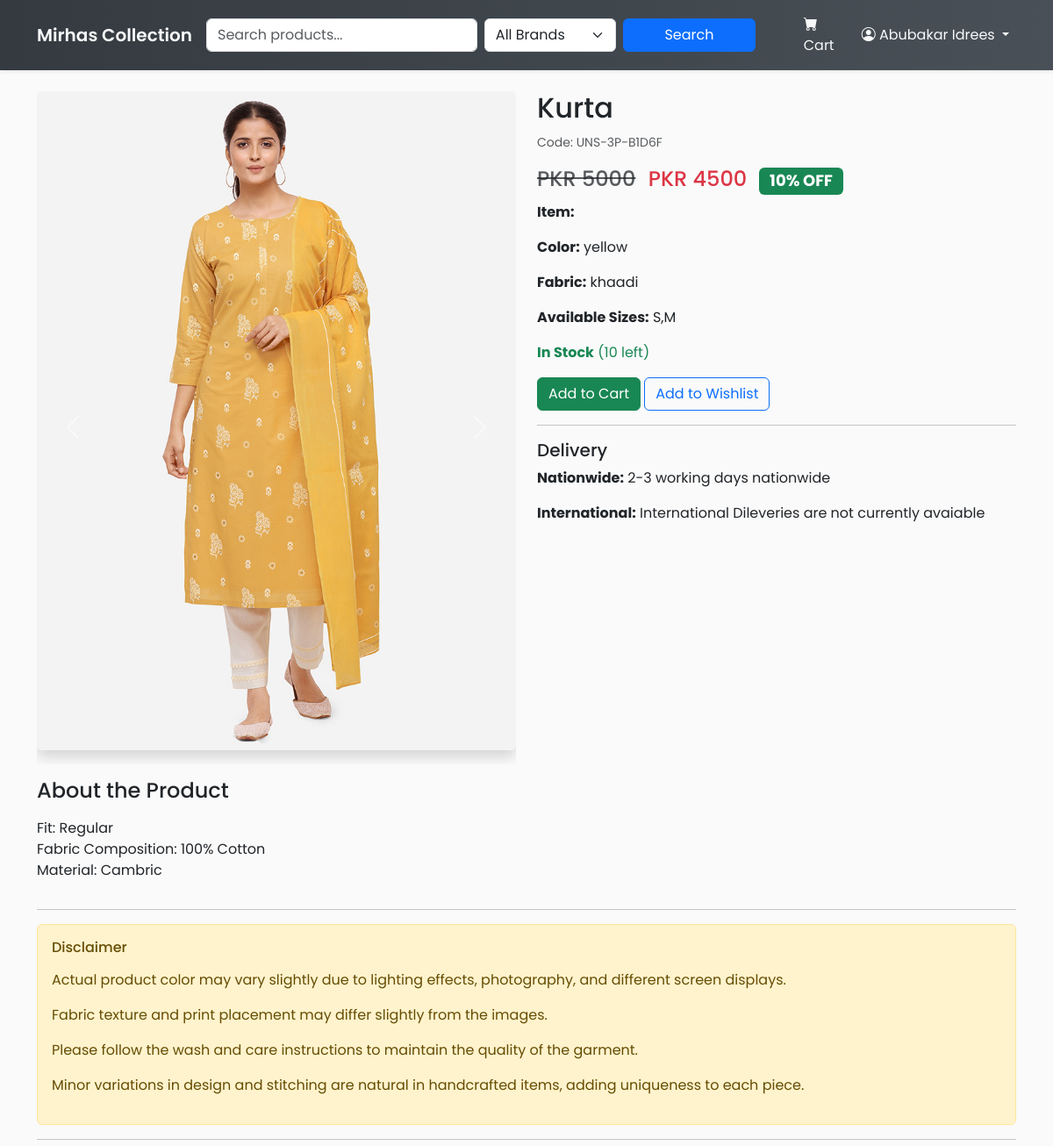
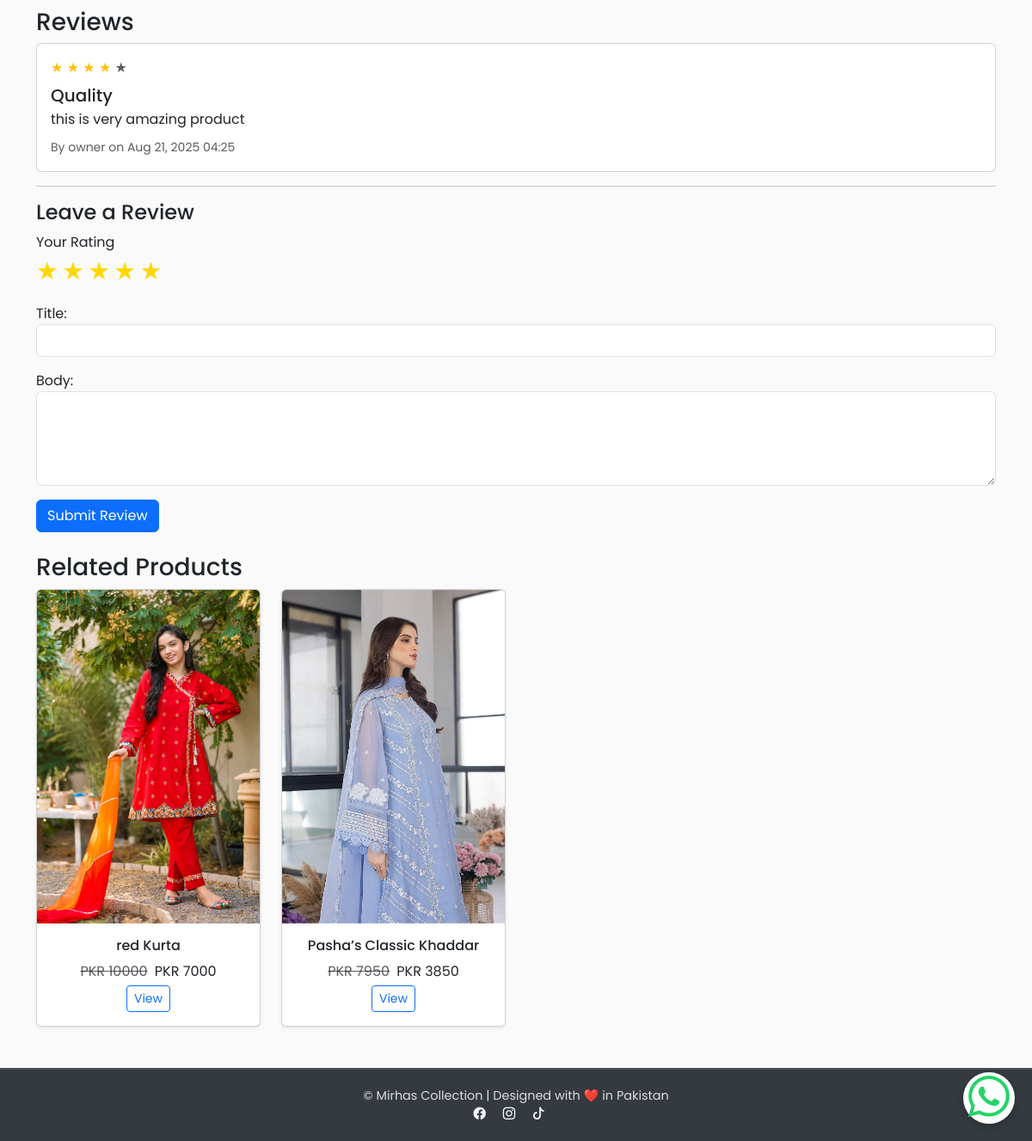
Page /product/kurta/ (signed in) on the committed database (2 pictures, top to bottom).
### store/models.py (models this page shows, shortened)
class Product(models.Model):
    PRODUCT_TYPE_CHOICES = [
        ("stitched", "Stitched"),
        ("unstitched", "Unstitched"),
    ]
    PIECE_TYPE_CHOICES = [
        ("2-piece", "2 Piece"),
        ("3-piece", "3 Piece"),
    ]
    name = models.CharField(max_length=200)
    product_code = models.CharField(
        max_length=30,
        unique=True,
        editable=False,
        blank=True,
        help_text="Auto-generated unique SKU"
    )
    slug = models.SlugField(max_length=220, unique=True, blank=True)
    description = models.TextField(blank=True)
    about_product = models.TextField(blank=True, help_text="Detailed description for 'About the Product'")
    disclaimer = models.TextField(blank=True, help_text="Disclaimer for product")
    price = models.DecimalField(max_digits=10, decimal_places=2)
    discount_price = models.DecimalField(max_digits=10, decimal_places=2, null=True, blank=True)
    percentage_price = models.DecimalField(
        max_digits=5, decimal_places=2, null=True, blank=True,
        help_text="Stores the discount percentage (auto-calculated)"
    )
    product_type = models.CharField(max_length=20, choices=PRODUCT_TYPE_CHOICES, default="unstitched")
    piece_type = models.CharField(max_length=20, choices=PIECE_TYPE_CHOICES, default="3-piece")
    category = models.ForeignKey("Category", on_delete=models.SET_NULL, null=True, blank=True)
    fabric = models.CharField(max_length=100, blank=True, help_text="e.g. Lawn, Cotton, Silk")
    color = models.CharField(max_length=100, blank=True)
    sizes = models.CharField(max_length=100, blank=True, help_text="Comma-separated sizes e.g. S,M,L,XL")
    stock = models.PositiveIntegerField(default=0)
    is_active = models.BooleanField(default=True)
    image1 = models.ImageField(upload_to="products/", blank=True, null=True)
    image2 = models.ImageField(upload_to="products/", blank=True, null=True)
    delivery_nationwide = models.CharField(max_length=100, default="2-3 working days nationwide")
    delivery_international = models.CharField(max_length=100, default="International Dileveries are not currently avaiable")
    created_at = models.DateTimeField(auto_now_add=True)
    class Meta:
        ordering = ['-created_at']
    @property
    def discount_percentage(self):
        return int(self.percentage_price or 0)

class Review(models.Model):
    product = models.ForeignKey(Product, related_name="reviews", on_delete=models.CASCADE)
    user = models.ForeignKey(User, on_delete=models.CASCADE)
    title = models.CharField(max_length=200, blank=True)
    body = models.TextField()
    rating = models.PositiveSmallIntegerField(default=5)  # 1-5 stars
    created_at = models.DateTimeField(auto_now_add=True)

### store/views.py (the view)
# urls.py: path('product/<slug:slug>/', views.product_detail, name='product_detail'),
def product_detail(request, slug):
    product = get_object_or_404(Product, slug=slug, is_active=True)
    reviews = product.reviews.all().order_by("-created_at")
    if request.method == "POST":
        if not request.user.is_authenticated:
            messages.error(request, "You need to log in to leave a review.")
            return redirect("login")
        form = ReviewForm(request.POST)
        if form.is_valid():
            review = form.save(commit=False)
            review.product = product
            review.user = request.user
            review.save()
            messages.success(request, "Review added successfully!")
            return redirect("product_detail", slug=slug)
    else:
        form = ReviewForm()
    related_products = Product.objects.filter(
        category=product.category, is_active=True
    ).exclude(id=product.id)[:4]
    return render(request, "store/product_detail.html", {
        "product": product,
        "reviews": reviews,
        "form": form,
        "related_products": related_products,
    })

### store/forms.py
class ReviewForm(forms.ModelForm):
    class Meta:
        model = Review
        fields = ['rating', 'title', 'body']
        widgets = {
            'rating': forms.HiddenInput(),  # ⭐ use hidden field, JS will set the value
            'title': forms.TextInput(attrs={'class': 'form-control'}),
            'body': forms.Textarea(attrs={'class': 'form-control', 'rows': 4}),
        }

### store/templates/store/product_detail.html (shortened to what this page needs)
{% extends 'base.html' %}
{% block content %}
<div class="row">
  <div class="col-md-6">
    {% if product.image1 %}
      <div id="productCarousel{{ product.id }}" class="carousel slide" data-bs-ride="carousel">
  <div class="carousel-inner">
    {% if product.image1 %}
    <div class="carousel-item active">
      <img src="{{ product.image1.url }}" class="d-block w-100 img-fluid rounded shadow mb-3" alt="{{ product.name }}">
    </div>
    {% endif %}
  </div>
  <button class="carousel-control-prev" type="button" data-bs-target="#productCarousel{{ product.id }}" data-bs-slide="prev">
    <span class="carousel-control-prev-icon" aria-hidden="true"></span>
  </button>
  <button class="carousel-control-next" type="button" data-bs-target="#productCarousel{{ product.id }}" data-bs-slide="next">
    <span class="carousel-control-next-icon" aria-hidden="true"></span>
  </button>
</div>
 {% endif %}
    <div class="mt-3">
      <h4>About the Product</h4>
      <p>{{ product.about_product|linebreaks }}</p>
    </div>
  </div>
  <div class="col-md-6">
    <h2>{{ product.name }}</h2>
    <p><small class="text-muted">Code: {{ product.product_code }}</small></p>
    <h4>
      {% if product.discount_price %}
        <span class="text-muted text-decoration-line-through">PKR {{ product.price|floatformat:0 }}</span>
        <span class="text-danger ms-2">PKR {{ product.discount_price|floatformat:0 }}</span>
        <span class="badge bg-success ms-2">{{ product.discount_percentage }}% OFF</span>
      {% else %}
        <span class="text-dark">PKR {{ product.price|floatformat:0 }}</span>
      {% endif %}
    </h4>
    <p><strong>Item:</strong> {{ product.get_suit_type_display }}</p>
    {% if product.color %}<p><strong>Color:</strong> {{ product.color }}</p>{% endif %}
    {% if product.fabric %}<p><strong>Fabric:</strong> {{ product.fabric }}</p>{% endif %}
    {% if product.sizes %}<p><strong>Available Sizes:</strong> {{ product.sizes }}</p>{% endif %}
    {% if product.stock > 0 %}
      <p class="text-success"><strong>In Stock</strong> ({{ product.stock }} left)</p>
    {% else %}
      <p class="text-danger"><strong>Out of Stock</strong></p>
    {% endif %}
    <a href="{% url 'add_to_cart' product.id %}" class="btn btn-success">Add to Cart</a>
    <a href="{% url 'add_to_wishlist' product.id %}" class="btn btn-outline-primary">Add to Wishlist</a>
    <hr>
    <h5>Delivery</h5>
    <p><strong>Nationwide:</strong> {{ product.delivery_nationwide }}</p>
    <p><strong>International:</strong> {{ product.delivery_international }}</p>
  </div>
</div>
<hr>
<div class="alert alert-warning mt-3">
  <h6>Disclaimer</h6>
  <p>{{ product.disclaimer|linebreaks }}</p>
</div>
<hr>
<h3>Reviews</h3>
{% for review in reviews %}
  <div class="card mb-2">
    <div class="card-body">
      <div class="mb-2">
        {% for _ in "12345" %}
          {% if forloop.counter <= review.rating %}
            <span class="text-warning">&#9733;</span>
          {% else %}
            <span class="text-muted">&#9733;</span>
          {% endif %}
        {% endfor %}
      </div>
      <h5 class="mb-1">{{ review.title }}</h5>
      <p class="mb-2">{{ review.body }}</p>
      <small class="text-muted">
        By {{ review.user.username }} on {{ review.created_at|date:"M d, Y H:i" }}
      </small>
    </div>
  </div>
{% empty %}
  <p>No reviews yet. Be the first to review!</p>
{% endfor %}
<hr>
{% if user.is_authenticated %}
  <h4>Leave a Review</h4>
  <form method="post">
    <div class="mb-3">
      <label>Your Rating</label><br>
      <div id="star-rating" class="star-rating">
        {% for _ in "12345" %}
          <span class="star" data-value="{{ forloop.counter }}">&#9733;</span>
        {% endfor %}
      </div>
    </div>
    <div class="mb-3">
      {{ form.title.label_tag }}{{ form.title }}
    </div>
    <div class="mb-3">
      {{ form.body.label_tag }}{{ form.body }}
    </div>
    <button type="submit" class="btn btn-primary">Submit Review</button>
  </form>
{% else %}
  <p><a href="{% url 'login' %}">Log in</a> to leave a review.</p>
{% endif %}
<h3 class="mt-4">Related Products</h3>
<div class="row">
  {% for related in related_products %}
    <div class="col-md-3 col-6 mb-4">
      <div class="card h-100 shadow-sm">
        {% if related.image1 %}
          <a href="{% url 'product_detail' related.slug %}">
            <img src="{{ related.image1.url }}" class="card-img-top" alt="{{ related.name }}">
          </a>
        {% endif %}
        <div class="card-body text-center">
          <h6 class="card-title">{{ related.name|truncatechars:40 }}</h6>
          <p class="mb-1">
            {% if related.discount_price %}
              <span class="text-muted text-decoration-line-through">PKR {{ related.price|floatformat:0 }}</span>
              <span class="ms-1">PKR {{ related.discount_price|floatformat:0 }}</span>
            {% else %}
              PKR {{ related.price|floatformat:0 }}
            {% endif %}
          </p>
          <a href="{% url 'product_detail' related.slug %}" class="btn btn-sm btn-outline-primary">View</a>
        </div>
      </div>
    </div>
  {% empty %}
    <p>No related products available.</p>
  {% endfor %}
</div>
{% endblock %}

### templates/base.html (shortened to what this page needs)
<!doctype html>
<html lang="en">
<head>
    <link href="https://cdn.jsdelivr.net/npm/bootstrap@5.3.0/dist/css/bootstrap.min.css" rel="stylesheet">
    <link rel="stylesheet" href="https://cdn.jsdelivr.net/npm/bootstrap-icons@1.11.3/font/bootstrap-icons.css">
</head>
<body>
    <nav class="navbar navbar-expand-lg navbar-dark shadow-sm sticky-top">
        <div class="container">
            <a class="navbar-brand" href="{% url 'product_list' %}">Mirhas Collection</a>
            <div class="collapse navbar-collapse" id="mainNav">
                <form method="get" class="d-lg-flex my-2 my-lg-0 w-100 me-lg-4">
                    <div class="row g-2 w-100">
                        <div class="col-12 col-md-5 col-lg-6">
                            <input type="text" name="q" value="{{ request.GET.q }}" class="form-control" placeholder="Search products...">
                        </div>
                        <div class="col-12 col-md-4 col-lg-3">
                            <select name="category" class="form-select">
                                <option value="">All Brands</option>
                            </select>
                        </div>
                        <div class="col-12 col-md-3 col-lg-3">
                            <button class="btn btn-primary w-100">Search</button>
                        </div>
                    </div>
                </form>
                <ul class="navbar-nav align-items-center">
                    <li class="nav-item">
                        <a class="nav-link" href="{% url 'view_cart' %}">
                            <i class="bi bi-cart-fill"></i> Cart
                        </a>
                    </li>
                    {% if user.is_authenticated %}
                        <li class="nav-item dropdown">
                            <a class="nav-link dropdown-toggle" href="#" role="button" data-bs-toggle="dropdown">
                                <i class="bi bi-person-circle"></i>
                                {{ user.get_full_name|default:user.username }}
                            </a>
                        </li>
                    {% endif %}
                </ul>
            </div>
        </div>
    </nav>
    <main class="container my-4">
        {% block content %}{% endblock %}
    </main>
    <footer>
        <div class="container">
            <p>&copy; {{ now|date:"Y" }} Mirhas Collection | Designed with ❤️ in Pakistan</p>
            <p>
                <a href="https://www.facebook.com/profile.php?id=61578627212676" class="text-light me-3"><i class="bi bi-facebook"></i></a>
                <a href="https://www.instagram.com/mirhas_collection71/" class="text-light me-3"><i class="bi bi-instagram"></i></a>
                <a href="https://www.tiktok.com/@mirhas_collection7?_t=ZS-90b3Y8Qh5JQ&_r=1" class="text-light me-3"><i class="bi bi-tiktok"></i></a>
            </p>
        </div>
    </footer>
    <a href="https://wa.me/923417296117"
       target="_blank"
       style="position: fixed; bottom: 20px; right: 20px; z-index: 1000; font-size: 3rem; color: #25D366; background-color: white; border-radius: 50%; width: 60px; height: 60px; display: flex; align-items: center; justify-content: center; box-shadow: 0 4px 8px rgba(0,0,0,0.2);">
        <i class="bi bi-whatsapp"></i>
    </a>
</body>
</html>

### templates/base.html (style rules this page uses)
body { font-family: 'Poppins', sans-serif; display: flex; flex-direction: column; min-height: 100vh; background-color: #fafafa; }
main { flex: 1; }
.navbar { background: linear-gradient(90deg, #343a40, #495057); }
.navbar-brand { font-weight: 600; color: #f8f9fa !important; }
.navbar-nav .nav-link { color: #f8f9fa !important; margin-left: 15px; transition: 0.3s; }
footer { background: #343a40; color: #ddd; padding: 20px 0; text-align: center; border-top: 2px solid #495057; }
footer p { margin: 0; font-size: 0.9rem; }

### store/templates/store/product_detail.html (style rules this page uses)
.star-rating .star { font-size: 1.8rem; color: #ccc; cursor: pointer; }
.star-rating .star.selected, .star-rating .star.hover { color: gold; }

### rows in the picture
Product: image1 (picture), about_product "Fit: Regular Fabric Composition: 100% Cotton Material: Cambric", name "Kurta", product_code "UNS-3P-B1D6F", price "5000", discount_price "4500", discount_percentage "10", color "yellow", fabric "khaadi", sizes "S,M", stock "10", delivery_nationwide "2-3 working days nationwide", delivery_international "International Dileveries are not currently avaiable", disclaimer "Actual product color may vary slightly due to lighting effects, photography, and different screen displays. Fabric texture and print placement may differ slightly from the images. Please follow the wash and care instructions to maintain the quality of the garment. Minor variations in design and stitching are natural in handcrafted items, adding uniqueness to each piece."
Review: rating 4 (drawn), title "Quality", body "this is very amazing product", user.username "owner", created_at "Aug 21, 2025 04:25"
Product: image1 (picture), name "red Kurta", price "10000", discount_price "7000"
Product: image1 (picture), name "Pasha’s Classic Khaddar", price "7950", discount_price "3850"

### other values in the picture
{{ user.get_full_name|default:user.username }} "Abubakar Idrees"
